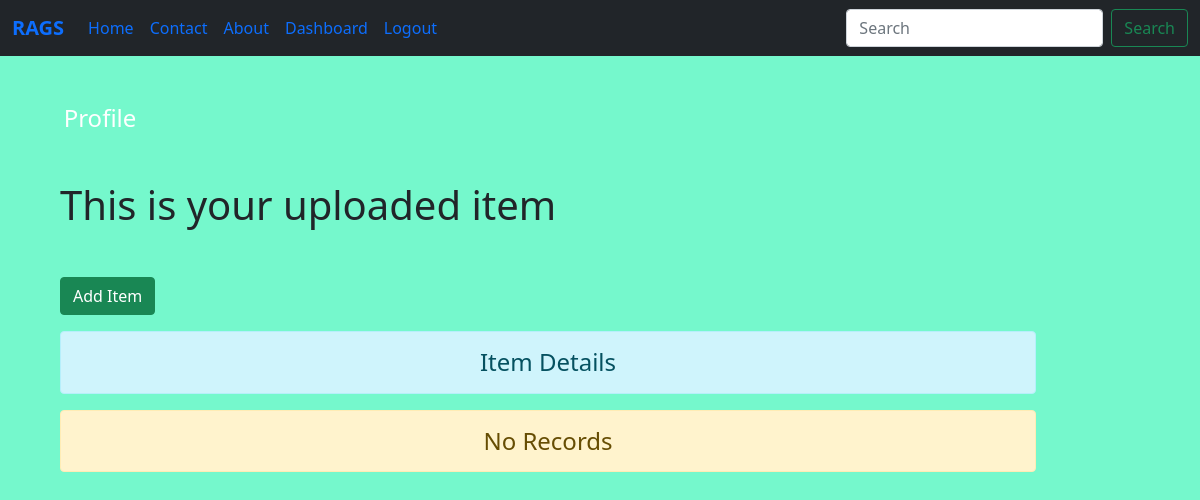
The page /dashboard/ (signed in) on the database as committed earlier.
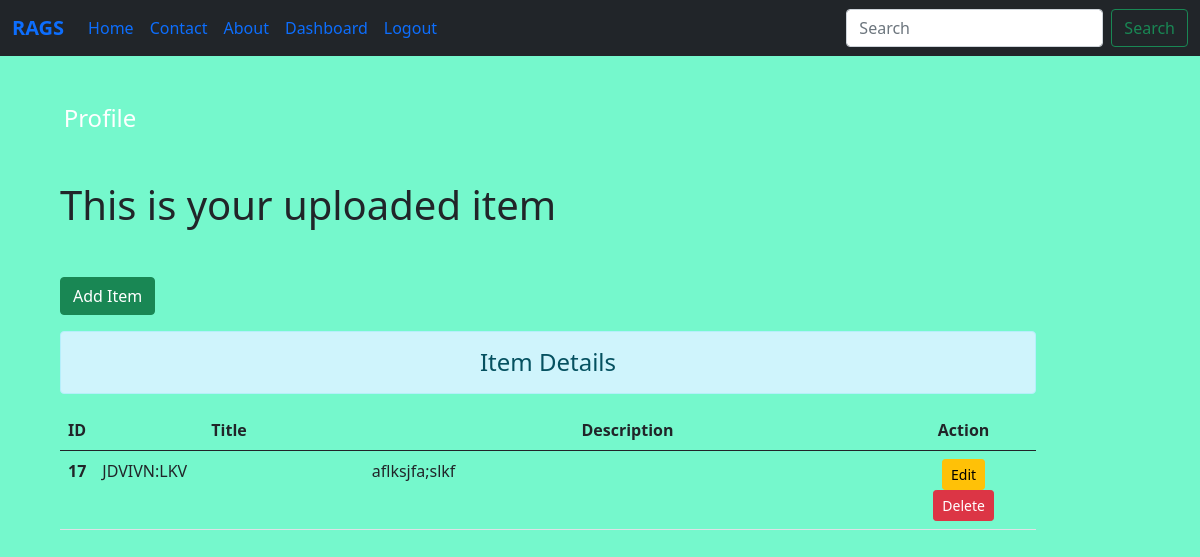
The same page on the database as committed later.
### mainapp/models.py (models this page shows)
class Post(models.Model):
    title = models.CharField(max_length=150)
    desc = RichTextUploadingField()
    image = models.ImageField(upload_to="image")  # optional

### mainapp/views.py (the view)
# urls.py: path('dashboard/',views.dashboard, name="dashboard"),
def dashboard(request):
    if request.user.is_authenticated:
     posts = Post.objects.all()
     user = request.user
     full_name = user.get_full_name()
     return render(request, 'dashboard.html/',{'posts':posts,'full_name':full_name})
    else:
      return HttpResponseRedirect('/login/')

### templates/dashboard.html (shortened to what this page needs)
<!doctype html>
{% load static %}
<html lang="en">
  <head>
    <link href="https://cdn.jsdelivr.net/npm/bootstrap@5.0.2/dist/css/bootstrap.min.css" rel="stylesheet">
    <link rel="stylesheet" href="{% static '/ecom/css/style.css' %}">
    {% include 'navbar.html' %}
  </head>
  <body>
     {% block side %}
     <div class="col-sm-2 text-white my-5 text-center">
      <h4 class="my-5">
        Profile
      </h4>
     </div>
     {% endblock side %}
     {% block content %}
    <div class="col-sm-10">
        <div class="container mx-5">
        <h1 class="my-5 ">This is your uploaded item</h1>
        <a href="{% url 'addpost' %}" class="btn btn-success">Add Item</a>
        <h4 class="text-center alert alert-info mt-3">Item Details</h4>
        {% if posts %}
        <table class="table table-hover bg-red">
          <thead>
            <tr class="text-center">
              <th scope="col" style="width:2%">ID</th>
              <th scope="col" style="width:28%">Title</th>
              <th scope="col" style="width:55%">Description</th>
              <th scope="col" style="width:15%">Action</th>
            </tr>
          </thead>
          <tbody>
            {% for post in posts %}
            <tr>
              <th scope="row">{{post.id}}</th>
              <td>{{post.title}}</td>
              <td>{{post.desc|safe}}</td>
              <td class="text-center">
                <a href="{% url 'updatepost' post.id %}" class="btn btn-warning btn-sm">Edit</a>
                <form action="{% url 'deletepost' post.id %}" method="POST" class="d-line">
                  <input type="submit" class="btn btn-danger btn-sm" value="Delete">
                </form>
              </td>
            </tr>
            {% endfor %}
          </tbody>
        </table>
      </div>
        {% else %}
        <h4 class="text-center alert alert-warning">No Records</h4>
        {% endif %}
    </div>
    {% endblock content %}
  </body>
</html>

Rows that differ between the two databases and show on the page:
added Post: id "17", title "JDVIVN:LKV", desc "aflksjfa;slkf"
Other text that changed with them:
text no longer shown: "No Records"
text now shown: "ID Title Description Action"
